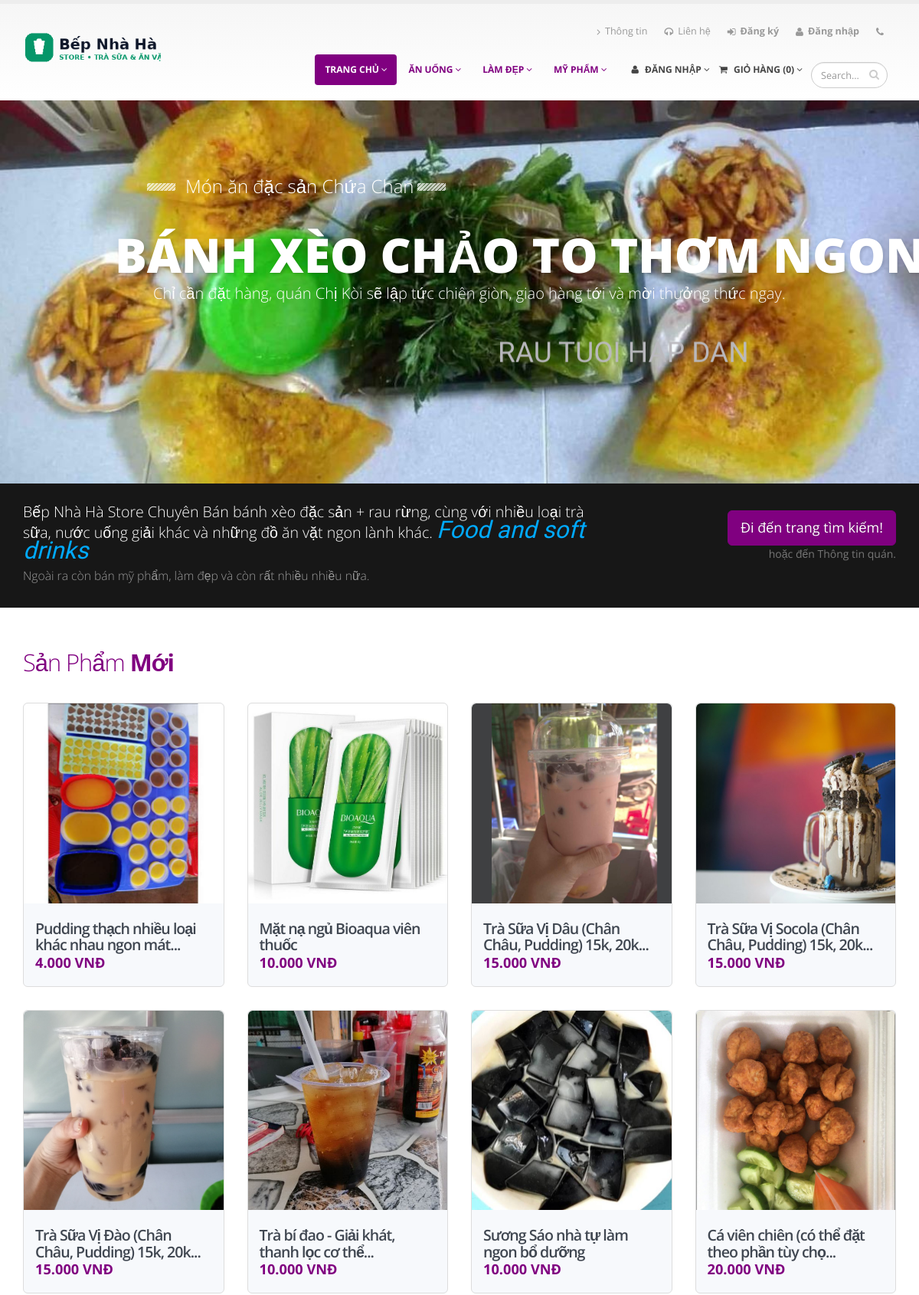
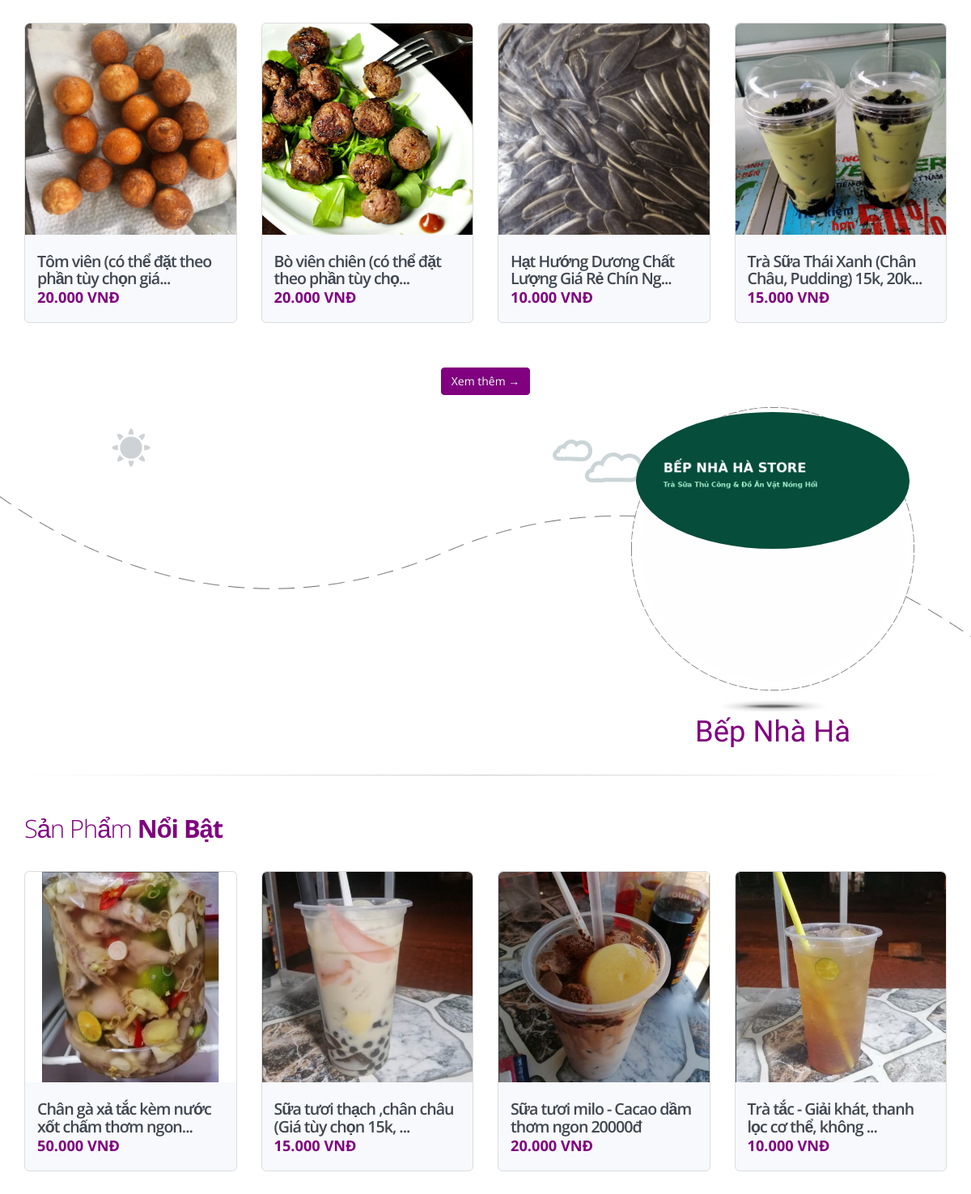
The page / (upper part) on the database its author committed (2 pictures, top to bottom).
### tables this page shows
CREATE TABLE IF NOT EXISTS `contacts` (
  `id` int(11) NOT NULL AUTO_INCREMENT,
  `link_Logo` varchar(500) DEFAULT NULL,
  `contact_name` varchar(255) DEFAULT NULL,
  `address` varchar(500) NOT NULL,
  `country` varchar(50) NOT NULL,
  `phone` varchar(20) NOT NULL,
  `phone_2` varchar(20) DEFAULT NULL,
  `email` varchar(255) NOT NULL,
  `link_Contact` varchar(550) DEFAULT NULL,
  `link_Facebook` varchar(500) DEFAULT NULL,
  `link_Twitter` varchar(255) DEFAULT NULL,
  `link_linkedin` varchar(255) DEFAULT NULL,
  `zalo` varchar(20) DEFAULT NULL,
  `link_about` varchar(255) DEFAULT NULL,
  `about_footer` longtext DEFAULT NULL,
  `favicon` varchar(255) DEFAULT NULL,
  PRIMARY KEY (`id`)
);

CREATE TABLE IF NOT EXISTS `categories` (
  `id` int(11) NOT NULL AUTO_INCREMENT,
  `category_name` varchar(255) DEFAULT NULL,
  `supply_id` int(11) DEFAULT NULL,
  `category_position` int(4) DEFAULT NULL,
  `slug` varchar(255) NOT NULL,
  PRIMARY KEY (`id`),
  KEY `fk_supply_id` (`supply_id`)
);

CREATE TABLE IF NOT EXISTS `slides` (
  `id` int(11) NOT NULL AUTO_INCREMENT,
  `slide_name` varchar(255) DEFAULT NULL,
  `slide_img1` varchar(255) DEFAULT NULL,
  `slide_text1` varchar(500) DEFAULT NULL,
  `slide_img2` varchar(255) DEFAULT NULL,
  `slide_text2` varchar(500) DEFAULT NULL,
  `slide_img3` varchar(255) DEFAULT NULL,
  `slide_text3` varchar(500) DEFAULT NULL,
  `slide_img4` varchar(255) DEFAULT NULL,
  `slide_text4` varchar(500) DEFAULT NULL,
  `slide_img5` varchar(255) DEFAULT NULL,
  `slide_text5` varchar(500) DEFAULT NULL,
  `status` int(11) NOT NULL DEFAULT 0,
  PRIMARY KEY (`id`)
);

CREATE TABLE IF NOT EXISTS `products` (
  `id` int(11) NOT NULL AUTO_INCREMENT,
  `product_name` varchar(500) DEFAULT NULL,
  `product_typeid` int(11) NOT NULL,
  `category_id` int(11) DEFAULT NULL,
  `sub_category_id` int(11) DEFAULT NULL,
  `supply_id` int(11) DEFAULT NULL,
  `product_description` longtext DEFAULT NULL,
  `product_price` int(11) NOT NULL,
  `total_stock` int(11) NOT NULL DEFAULT 0,
  `product_color` varchar(255) DEFAULT NULL,
  `product_material` varchar(255) DEFAULT NULL,
  `product_size` varchar(100) DEFAULT NULL,
  `product_detail` longtext DEFAULT NULL,
  `createBy` varchar(100) DEFAULT NULL,
  `createDate` date DEFAULT NULL,
  `editBy` varchar(100) DEFAULT NULL,
  `editDate` datetime DEFAULT NULL,
  `totalView` int(11) DEFAULT 0,
  `saleoff` tinyint(11) DEFAULT 0,
  `percentoff` int(11) DEFAULT NULL,
  `img1` varchar(255) DEFAULT NULL,
  `img2` varchar(255) DEFAULT NULL,
  `img3` varchar(255) DEFAULT NULL,
  `img4` varchar(255) DEFAULT NULL,
  `slug` varchar(255) NOT NULL,
  PRIMARY KEY (`id`),
  KEY `fk_category_id` (`category_id`),
  KEY `fk_supply_id` (`supply_id`),
  KEY `fk_type_id` (`product_typeid`),
  KEY `fk_id_sub_category` (`sub_category_id`)
);

### content/controllers/home/index.php (called while the page is built, shortened)
<?php
$options_hotproduct = [
    'where' => 'product_typeid = 1',
    'limit' => '12',
    'offset' => '0',
    'order_by' => 'createDate DESC',
];
$hotProducts = getAll('products', $options_hotproduct);
$options_newproduct = [
    'where' => 'product_typeid = 2',
    'limit' => '12',
    'offset' => '0',
    'order_by' => 'createDate DESC',
];
$newProducts = getAll('products', $options_newproduct);
$option_slide = [
    'order_by' => 'id asc',
];
$slides = getAll('slides', $option_slide);
foreach ($slides as $action) {
    if ($action['status'] == 1) {
        $idslide = $action['id'];
    }
}
if (isset($idslide)) {
    $slide = getRecord('slides', $idslide);
}
require('content/views/home/index.php');

### lib/model.php (called while the page is built, shortened)
<?php
require('config/database.php');
function getRecord(string $table, $id, string $select = '*'): false|array|null
{
    $id = intval($id);
    $sql = "SELECT $select FROM `$table` WHERE id=$id";
    $query = executeQuery($sql);
    $result = $query->get_result()->fetch_assoc();
    return $result;
}
function getAll(string $table, array $options = []): array
{
    $select = $options['select'] ?? '*';
    $where = isset($options['where']) ? 'WHERE ' . $options['where'] : '';
    $order_by = isset($options['order_by']) ? 'ORDER BY ' . $options['order_by'] : '';
    $limit = isset($options['offset']) && isset($options['limit']) ? 'LIMIT ' . $options['offset'] . ',' . $options['limit'] : '';
    $sql = "SELECT $select FROM `$table` $where $order_by $limit";
    $query = executeQuery($sql);
    $result = $query->get_result()->fetch_all(MYSQLI_ASSOC);
    return $result;
}

### lib/config/database.php (called while the page is built, shortened)
<?php
try {
    $linkConnectDB = connect();
} catch (Exception $e) {
    die($e->getMessage());
}
function connect(): mysqli
{
        $linkConnectDB = new mysqli(DB_HOST, DB_USER, DB_PASS, DB_NAME, DB_PORT);
        $linkConnectDB->set_charset('utf8mb4');
        return $linkConnectDB;
}
function executeQuery(string $sql, array $params = []): mysqli_stmt
{
    global $linkConnectDB;
    $stmt = $linkConnectDB->prepare($sql);
    if (!$stmt->execute()) {
        throw new Exception('Execute error: ' . $stmt->error);
    }
    return $stmt;
}

### content/models/cart.php (called while the page is built, shortened)
<?php
function cart_number()
{
    $number = 0;
    return $number;
}

### content/views/home/newproduct.php (the view, shortened to what this page needs)
<div role="main" class="main shop">
	<div class="container">
		<div class="row">
			<div class="col-md-12">
				<div class="row">
					<div class="col-md-12">
						<h2><a href="type/2-san-pham-moi">Sản Phẩm <strong>Mới</strong></a></h2>
					</div>
					<ul class="products product-thumb-info-list">
						<?php foreach ($newProducts as $newProduct) : ?>
							<li class="col-sm-3 col-xs-12 product">
								<span class="product-thumb-info">
									<a href="product/<?= $newProduct['id']; ?>-<?= $newProduct['slug']; ?>">
										<span class="product-thumb-info-image">
											<img alt="<?=$newProduct['product_name']?>" class="img-responsive" src="public/upload/products/<?= $newProduct['img1']; ?>" onerror="this.onerror=null;this.src='public/img/product-placeholder.svg';">
										</span>
									</a>
									<span class="product-thumb-info-content">
										<a href="product/<?= $newProduct['id']; ?>-<?= $newProduct['slug']; ?>/">
											<h4 title="<?= $newProduct['product_name']; ?>"><?php if (strlen($newProduct['product_name']) > 50) {
											    echo substr($newProduct['product_name'], 0, 57) . '...';
											} else {
											    echo $newProduct['product_name'];
											}  ?></h4>
											<span class="price">
												<?php if ($newProduct['saleoff'] != 0) { ?>
													<del title="<?= $newProduct['product_name']; ?>"><span class="amount"><?= number_format($newProduct['product_price'], 0, ',', '.');  ?></span></del>
													<ins title="<?= $newProduct['product_name']; ?>"><span class="amount"><?= number_format(($newProduct['product_price']) - (($newProduct['product_price'] * $newProduct['percentoff']) / 100), 0, ',', '.'); ?> VNĐ</span></ins>
												<?php } else { ?>
													<ins><span class="amount"><?= number_format($newProduct['product_price'], 0, ',', '.');  ?> VNĐ</span></ins>
												<?php } ?>
											</span>
										</a>
									</span>
								</span>
							</li>
						<?php endforeach; ?>
					</ul>
					<div style="text-align: center;" class="col-md-12">
						<a href="type/2-san-pham-moi" class="btn btn-primary">Xem thêm →</a>
					</div>
				</div>
			</div>
		</div>
	</div>
</div>

### content/views/shared/header.php (shortened to what this page needs)
<?php
include_once('content/models/cart.php');
$options = [
    'order_by' => 'id',
];
$ccategories = getAll('categories', $options);
$contact_option = [
    'where' => 'id=1',
];
$phone = $phone2 = $contactUrl = $contactEmail = $contactFacebook = $contactTwitter = '';
$contactAddress = $contactZalo = $contactLinkedin = $aboutUrl = $aboutFooter = '';
$linkLogo = 'logo-bep-nha-ha.png';
$contacts = getAll('contacts', $contact_option);
foreach ($contacts as $contact) {
    $phone = preg_replace("/([0-9]{3})([0-9]{4})/", "$1-$2", $contact['phone']);
    $contactUrl = $contact['link_Contact'];
    $aboutUrl = $contact['link_about'];
    $linkLogo = $contact['link_Logo'];
}
global $userNav;
$userLogin = getRecord('users', $userNav);
?>
<!DOCTYPE html>
<html>
<head>
	<link rel="stylesheet" href="public/vendor/bootstrap/bootstrap.css">
	<link rel="stylesheet" href="public/vendor/fontawesome/css/font-awesome.css">
	<link rel="stylesheet" href="public/vendor/owlcarousel/owl.carousel.min.css" media="screen">
	<link rel="stylesheet" href="public/vendor/owlcarousel/owl.theme.default.min.css" media="screen">
	<link rel="stylesheet" href="public/vendor/magnific-popup/magnific-popup.css" media="screen">
	<link rel="stylesheet" href="public/css/theme.css">
	<link rel="stylesheet" href="public/css/theme-elements.css">
	<link rel="stylesheet" href="public/css/theme-blog.css">
	<link rel="stylesheet" href="public/css/theme-shop.css">
	<link rel="stylesheet" href="public/css/theme-animate.css">
	<link rel="stylesheet" href="public/vendor/rs-plugin/css/settings.min.css" media="screen">
	<link rel="stylesheet" href="public/vendor/circle-flip-slideshow/css/component.css" media="screen">
	<link rel="stylesheet" href="public/css/skins/default.css">
	<link rel="stylesheet" href="public/css/custom.css">
</head>
<body>
	<div class="body">
		<header id="header">
			<div class="container">
				<div class="logo">
					<a href="home">
						<?php if (isset($linkLogo)) : ?>
							<img alt="Bếp Nhà Hà Store" width="180" height="56" data-sticky-width="135" data-sticky-height="42" style="max-height: 56px; width: auto;" src="public/img/<?= $linkLogo ?>"><?php endif; ?>
					</a>
				</div>
				<nav>
					<ul class="nav nav-pills nav-top">
						<li>
							<a href="<?= $aboutUrl ?>"><i class="fa fa-angle-right"></i>Thông tin</a>
						</li>
						<li>
							<a href="<?= $contactUrl ?>"><i class="fa fa-headphones"></i>Liên hệ</a>
						</li>
						<?php if (!isset($userLogin)) : ?>
							<li>
								<a href="register.php"><strong><i class="fa fa-sign-in"></i>Đăng ký</strong></a>
							</li>
							<li>
								<a href="admin.php"><strong><i class="fa fa-user"></i>Đăng nhập</strong></a>
							</li>
						<?php else : ?>
							<li>
								<a onclick="return confirm('Bạn có chắc muốn đăng xuất?')" href="admin.php?controller=home&action=logout"><strong><i class="fa fa-sign-out"></i>Đăng xuất</strong></a>
							</li>
						<?php endif; ?>
						<li class="phone">
							<span><i class="fa fa-phone"></i><?= $phone ?></span>
						</li>
					</ul>
				</nav>
			</div>
			<div class="navbar-collapse nav-main-collapse collapse">
				<div class="container">
					<nav class="nav-main mega-menu">
						<ul class="nav nav-pills nav-main" id="mainMenu">
							<li class="dropdown active">
								<a class="dropdown-toggle" href="index.php">
									Trang Chủ
									<i class="fa fa-angle-down"></i>
								</a>
							</li>
							<?php foreach ($ccategories as $ccategory) : ?>
								<li class="dropdown">
									<a class="dropdown-toggle" href="shop/<?= $ccategory['id'] ?>-<?= $ccategory['slug'] ?>">
										<?= $ccategory['category_name'] ?>
										<i class="fa fa-angle-down"></i>
									</a>
								</li>
							<?php endforeach; ?>
							<?php if (!isset($userNav)) : ?>
								<li class="dropdown mega-menu-item mega-menu-signin signin" id="headerAccount">
									<a class="dropdown-toggle" href="admin.php">
										<i class="fa fa-user"></i> Đăng nhập
										<i class="fa fa-angle-down"></i>
									</a>
								</li>
							<?php endif; ?>
							<li class="dropdown mega-menu-item mega-menu-shop">
								<a class="dropdown-toggle mobile-redirect" href="cart">
									<i class="fa fa-shopping-cart"></i> Giỏ Hàng (<?= cart_number(); ?>)
									<i class="fa fa-angle-down"></i>
								</a>
							</li>
							<div class="search">
								<form id="searchForm" action="<?= PATH_URL; ?>search/" method="get">
									<div class="input-group">
										<input type="text" class="form-control search" name="keyword" id="q" placeholder="Search..." required>
										<span class="input-group-btn">
											<button class="btn btn-default" type="submit"><i class="fa fa-search"></i></button>
										</span>
									</div>
								</form>
							</div>
						</ul>
					</nav>
				</div>
			</div>
		</header>

### content/views/home/slide.php (shortened to what this page needs)
<?php if (isset($idslide)) : ?>
	<div class="slider-container">
		<div class="slider" id="revolutionSlider" data-plugin-revolution-slider data-plugin-options='{"startheight": 500}'>
			<ul>
				<li data-transition="fade" data-slotamount="13" data-masterspeed="300">
					<div class="tp-caption sft stb visible-lg" data-x="177" data-y="100" data-speed="300" data-start="1000" data-easing="easeOutExpo"><img src="public/img/slides/slide-title-border.png" alt=""></div>
					<div class="tp-caption top-label lfl stl" data-x="227" data-y="100" data-speed="300" data-start="500" data-easing="easeOutExpo">Món ăn đặc sản Chứa Chan</div>
					<div class="tp-caption sft stb visible-lg" data-x="530" data-y="100" data-speed="300" data-start="1000" data-easing="easeOutExpo"><img src="public/img/slides/slide-title-border.png" alt=""></div>
					<div class="tp-caption main-label sft stb" data-x="135" data-y="170" data-speed="300" data-start="1000" data-easing="easeOutExpo">BÁNH XÈO CHẢO TO THƠM NGON</div>
					<div class="tp-caption bottom-label sft stb" data-x="185" data-y="240" data-speed="500" data-start="2000" data-easing="easeOutExpo"><?= $slide['slide_text1'] ?></div>
					<div class="tp-caption blackboard-text lfb " data-x="635" data-y="300" data-speed="500" data-start="2450" data-easing="easeOutExpo" style="font-size: 37px;">Rau tuoi hap dan</div>
				</li>
			</ul>
		</div>
	</div>
	<div class="home-intro" id="home-intro">
		<div class="container">
			<div class="row">
				<div class="col-md-8">
					<p>
						Bếp Nhà Hà Store Chuyên Bán bánh xèo đặc sản + rau rừng, cùng với nhiều loại trà sữa, nước uống giải khác và những đồ ăn vặt ngon lành khác. <em>Food and soft drinks</em>
						<span>Ngoài ra còn bán mỹ phẩm, làm đẹp và còn rất nhiều nhiều nữa.</span>
					</p>
				</div>
				<div class="col-md-4">
					<div class="get-started">
						<a href="search" class="btn btn-lg btn-primary">Đi đến trang tìm kiếm!</a>
						<div class="learn-more">hoặc đến <a href="<?= $aboutUrl ?>">Thông tin quán.</a></div>
					</div>
				</div>
			</div>
		</div>
	</div>
<?php endif; ?>

### content/views/home/hotproduct.php (shortened to what this page needs)
<div role="main" class="main shop">
	<div class="container">
		<hr class="tall">
		<div class="row">
			<div class="col-md-12">
				<div class="row">
					<div class="col-md-12">
						<h2><a href="type/1-san-pham-hot">Sản Phẩm <strong>Nổi Bật</strong></a></h2>
					</div>
					<ul class="products product-thumb-info-list">
						<?php foreach ($hotProducts as $hotProduct) : ?>
							<li class="col-sm-3 col-xs-12 product">
								<span class="product-thumb-info">
									<a href="product/<?= $hotProduct['id']; ?>-<?= $hotProduct['slug']; ?>">
										<span class="product-thumb-info-image">
											<img alt="<?=$hotProduct['product_name']?>" class="img-responsive" src="public/upload/products/<?= $hotProduct['img1']; ?>">
										</span>
									</a>
									<span class="product-thumb-info-content">
										<a href="product/<?= $hotProduct['id']; ?>-<?= $hotProduct['slug']; ?>/">
											<h4 title="<?= $hotProduct['product_name']; ?>"><?php if (strlen($hotProduct['product_name']) > 50) {
											    echo substr($hotProduct['product_name'], 0, 57) . '...';
											} else {
											    echo $hotProduct['product_name'];
											}  ?></h4>
											<span class="price">
												<?php if ($hotProduct['saleoff'] != 0) { ?>
													<del><span class="amount"><?= number_format($hotProduct['product_price'], 0, ',', '.');  ?></span></del>
													<ins><span class="amount"><?= number_format(($hotProduct['product_price']) - (($hotProduct['product_price'] * $hotProduct['percentoff']) / 100), 0, ',', '.'); ?> VNĐ</span></ins>
												<?php } else { ?>
													<ins><span class="amount"><?= number_format($hotProduct['product_price'], 0, ',', '.');  ?> VNĐ</span></ins>
												<?php } ?>
											</span>
										</a>
									</span>
								</span>
							</li>
						<?php endforeach; ?>
					</ul>
				</div>
			</div>
		</div>
	</div>
</div>

### rows shown on the page
contacts: link_Logo (picture)
categories: category_name "ĂN UỐNG"
categories: category_name "LÀM ĐẸP"
categories: category_name "MỸ PHẨM"
slides: slide_text1 "Chỉ cần đặt hàng, quán Chị Kòi sẽ lập tức chiên giòn, giao hàng tới và mời thưởng thức ngay."
products: img1 (picture), product_name "Pudding thạch nhiều loại khác nhau ngon mát", product_price "4.000"
products: img1 (picture), product_name "Mặt nạ ngủ Bioaqua viên thuốc", product_price "10.000"
products: img1 (picture), product_name "Trà Sữa Vị Dâu (Chân Châu, Pudding) 15k, 20k", product_price "15.000"
products: img1 (picture), product_name "Trà Sữa Vị Socola (Chân Châu, Pudding) 15k, 20k", product_price "15.000"
products: img1 (picture), product_name "Trà Sữa Vị Đào (Chân Châu, Pudding) 15k, 20k", product_price "15.000"
products: img1 (picture), product_name "Trà bí đao - Giải khát, thanh lọc cơ thể", product_price "10.000"
products: img1 (picture), product_name "Sương Sáo nhà tự làm ngon bổ dưỡng", product_price "10.000"
products: img1 (picture), product_name "Cá viên chiên (có thể đặt theo phần tùy chọ", product_price "20.000"
products: img1 (picture), product_name "Tôm viên (có thể đặt theo phần tùy chọn giá", product_price "20.000"
products: img1 (picture), product_name "Bò viên chiên (có thể đặt theo phần tùy chọ", product_price "20.000"
products: img1 (picture), product_name "Hạt Hướng Dương Chất Lượng Giá Rẻ Chín Ng", product_price "10.000"
products: img1 (picture), product_name "Trà Sữa Thái Xanh (Chân Châu, Pudding) 15k, 20k", product_price "15.000"
products: img1 (picture), product_name "Chân gà xả tắc kèm nước xốt chấm thơm ngon", product_price "50.000"
products: img1 (picture), product_name "Sữa tươi thạch ,chân châu (Giá tùy chọn 15k,", product_price "15.000"
products: img1 (picture), product_name "Sữa tươi milo - Cacao dầm thơm ngon 20000đ", product_price "20.000"
products: img1 (picture), product_name "Trà tắc - Giải khát, thanh lọc cơ thể, không", product_price "10.000"

### other values the page prints
cart_number() "0"
